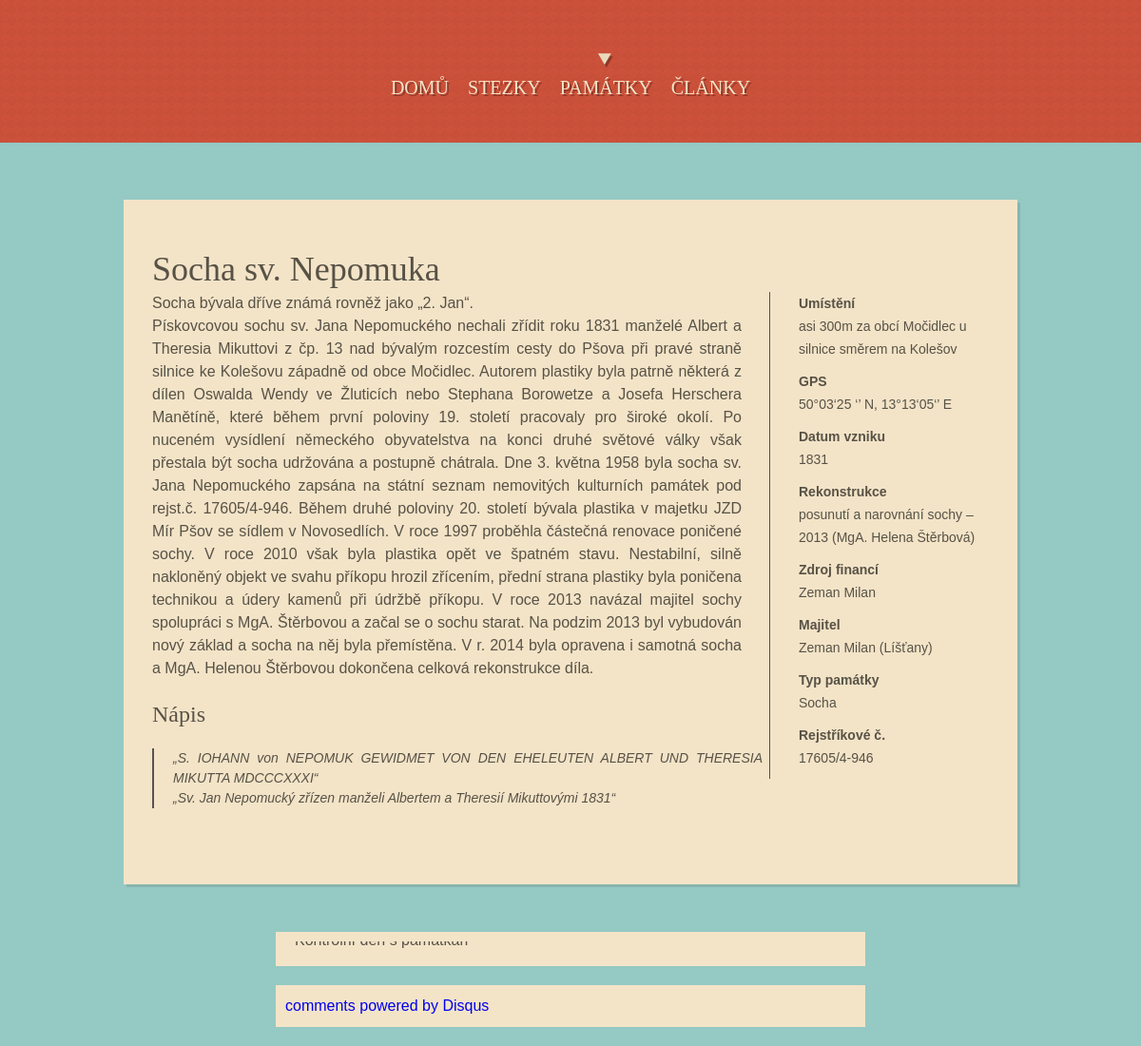
/relic/view/socha-sv-nepomuka, run on the app's committed database.
### relic/models.py (models this page shows, shortened)
class Relic(models.Model):
    title = models.CharField(max_length=100, unique=True, verbose_name="Název")
    place = models.CharField(max_length=100, blank=True, verbose_name="Umístění")
    gps = models.CharField(max_length=50, blank=True, verbose_name="GPS")
    date_of_build = models.CharField(max_length=20, null=True, verbose_name="Datum vzniku", blank=True)
    reconstruction = models.CharField(max_length=200, null=True, verbose_name="Rekonstrukce", blank=True)
    price_of_rec = models.IntegerField(verbose_name="Cena rekonstrukce", null=True, blank=True)
    source_of_finance = models.CharField(max_length=30, blank=True, verbose_name="Zdroj financí")
    owner = models.CharField(max_length=40, blank=True, verbose_name="Vlastník")
    type_of_r = models.CharField(max_length=8, choices=types_choice, blank=True, null=True, verbose_name="Typ památky")
    sign = models.TextField(null=True, blank=True, verbose_name="Nápis")
    body = models.TextField(verbose_name="Popis")
    katalog_numb = models.CharField(max_length=30, blank=True, verbose_name="Rejstříkové č.")
    series_num = models.IntegerField(blank=True, null=True, verbose_name="Pořadová číslo")
    w_ssr = models.BooleanField(default=False, verbose_name="Stezka sovy Rozárky")
    w_kc = models.BooleanField(default=False, verbose_name="Křížková cesta")
    w_czp = models.BooleanField(default=False, verbose_name="Cesta za pověstí")
    pic = ThumbnailerImageField(upload_to=get_name_file, null=True, blank=True, verbose_name="Titulní foto")
    pic2 = ThumbnailerImageField(upload_to=get_name_file, null=True, blank=True)
    picd_2 = models.CharField(max_length=100, null=True, blank=True, verbose_name="Popis")
    pic3 = ThumbnailerImageField(upload_to=get_name_file, null=True, blank=True)
    picd_3 = models.CharField(max_length=100, null=True, blank=True, verbose_name="Popis")
    pic4 = ThumbnailerImageField(upload_to=get_name_file, null=True, blank=True)
    picd_4 = models.CharField(max_length=100, null=True, blank=True, verbose_name="Popis")
    pic5 = ThumbnailerImageField(upload_to=get_name_file, null=True, blank=True)
    picd_5 = models.CharField(max_length=100, null=True, blank=True, verbose_name="Popis")
    pic6 = ThumbnailerImageField(upload_to=get_name_file, null=True, blank=True)
    picd_6 = models.CharField(max_length=100, null=True, blank=True, verbose_name="Popis")
    pic7 = ThumbnailerImageField(upload_to=get_name_file, null=True, blank=True)
    picd_7 = models.CharField(max_length=100, null=True, blank=True, verbose_name="Popis")
    pic8 = ThumbnailerImageField(upload_to=get_name_file, null=True, blank=True)
    picd_8 = models.CharField(max_length=100, null=True, blank=True, verbose_name="Popis")
    posted = models.DateField(db_index=True, auto_now_add=True)
    slug = models.SlugField(max_length=100, unique=True, verbose_name="Nechat")

### relic/views.py (the view)
def view_relic(request, slug):
    context = { 'relic': get_object_or_404(Relic, slug=slug),
                'pics': get_all_pics(get_object_or_404(Relic, slug=slug)),
                'dam': get_day_and_month(get_object_or_404(Relic, slug=slug)),
               }
    return render(request, 'view_relic.html', context)

### cont_proces.py (called while the page is built)
def extra_context(request):
    extras = {}
    extras["ALL_RELICS"] = Relic.objects.all().order_by("-title")
    return(extras)

### relic/views.py (called while the page is built)
def get_all_pics(relic):
    vysl = []
    for att in dir(relic):
        if str(att).find("pic") != -1 and str(att).find("picd_") == -1 and len(att) != 3:
            pic = getattr(relic, att)
            if getattr(relic, "picd_{0}".format(att[-1])) and pic and pic != "":
                vysl.append([pic, getattr(relic, "picd_{0}".format(att[-1]))])
            elif  pic != "":
                vysl.append([pic, ""])
    return(vysl)

def get_day_and_month(relic):
    a = relic.posted
    mes = ""
    if a.month == 1: mes = "Leden"
    elif a.month == 2: mes = "Únor"
    elif a.month == 3: mes = "Březen"
    elif a.month == 4: mes = "Duben"
    elif a.month == 5: mes = "Květen"
    elif a.month == 6: mes = "Červen"
    elif a.month == 7: mes = "Červenec"
    elif a.month == 8: mes = "Srpen"
    elif a.month == 9: mes = "Září"
    elif a.month == 10: mes = "Říjen"
    elif a.month == 11: mes = "Listopad"
    elif a.month == 12: mes = "Prosinec"
    else: mes = "nic"
    return(a.day, mes)

### relic/templates/view_relic.html (shortened to what this page needs)
{% extends 'base.html' %}
{% block current_item4 %}class="current-menu-item" {% endblock %}
{% block content %}
{% load thumbnail %}
<div class="page-content portfolio-content">
    <div class="entry-content cf">
        <h2 class="caption">{{ relic.title }}</h2>
        <div class="project-content">
            {{relic.body|safe}}
         {% if relic.sign != "" %}
         <h4 class="caption">Nápis</h4>
           <span class="pullquote-left">{{ relic.sign|safe }}</span>
         {% endif %}
        </div>
        <div class="project-info">
            {% if relic.place != "" %}
            <p><strong>Umístění</strong>{{relic.place|safe}}</p>
            {% endif %}
            {% if relic.gps != "" %}
            <p><strong>GPS</strong>{{ relic.gps }}</p>
            {% endif %}
            {% if relic.date_od_build != "" %}
            <p><strong>Datum vzniku</strong>{{ relic.date_of_build }}</p>
            {% endif %}
            {% if relic.reconstruction != "" %}
            <p><strong>Rekonstrukce</strong>{{ relic.reconstruction }}</p>
            {% endif %}
            {% if relic.source_of_finance != "" %}
            <p><strong>Zdroj financí</strong>{{ relic.source_of_finance }}</p>
            {% endif %}
            {% if relic.owner != "" %}
            <p><strong>Majitel</strong>{{ relic.owner }}</p>
            {% endif %}
            {% if relic.type_of_r != "" %}
            <p><strong>Typ památky</strong>{{ relic.type_of_r }}</p>
            {% endif %}
            {% if relic.katalog_numb != "" %}
            <p><strong>Rejstříkové č. </strong>{{ relic.katalog_numb }}</p>
            {% endif %}
        </div>
        </div>
    </div>
</div>
{% if pics %}
<div class="slider-wrapper theme-default">
    <div id="slider-project" class="nivoSlider">
        {% for pic, desc in pics %}
        {% if desc != "" %}
        <a href="{{ pic.url }}">
        </a>
        {% endif %}
        {% endfor %}
        {% else %}
        <p>There are no pics</p>
        {% endif %}
    </div>
</div>
<div class="slider-wrapper theme-default">
    <a href="http://disqus.com" class="dsq-brlink">comments powered by <span class="logo-disqus">Disqus</span></a>
</div>
{% endblock %}

### sfiles/central/css/nivo-slider.css (style rules this page uses)
.nivoSlider { position: relative; width: 100%; height: auto; overflow: hidden; }
.nivoSlider a.nivo-imageLink { position: absolute; top: 0px; left: 0px; width: 100%; height: 100%; border: 0; padding: 0; margin: 0; z-index: 6; display: none; }
.theme-default { padding: 10px; background: #f3e4c8; margin-bottom: 20px; max-height: 600px; max-width: 600px; display: block; margin-left: auto; margin-right: auto; }
.theme-default .nivoSlider { position: relative; background: #f3e4c8 url(../img/loading.gif) no-repeat 50% 50%; }
.theme-default .nivoSlider a { border: 0; display: block; }

### sfiles/central/css/style.css (style rules this page uses)
.cf:after, .cf:before { content: ""; display: table; }
.cf:after { clear: both; }
.cf { zoom: 1; }
body { font-family: Helvetica, Arial, sans-serif; font-size: 16px; line-height: 1.5em; background: #95c9c3 url(../img/grunge.png) repeat-x center 150px; }
body a { text-decoration: none; -webkit-transition: all 0.3s ease; -moz-transition: all 0.3s ease; -o-transition: all 0.3s ease; transition: all 0.3s ease; }
body p { margin-bottom: 21px; }
#main h1, #main h2, #main h3, #main h4, #main h5, #main h6 { font-family: mensch; line-height: 1.3em; }
h2 { font-size: 36px; }
h4 { font-size: 24px; }
.page-content { position: relative; background: #f3e4c8; color: #585246; padding: 50px 30px 60px 30px; box-shadow: 3px 3px 0 0 rgba(0, 0, 0, 0.1); }
.portfolio-content { margin-bottom: 40px; }
.portfolio-content .project-content { float: left; width: 620px; text-align: justify; }
.portfolio-content .project-info { float: right; width: 200px; font-size: 14px; padding-left: 30px; border-left: 1px solid #585246; }
.portfolio-content .project-info p { margin-bottom: 10px; }
.portfolio-content .project-info strong { font-weight: bold; display: block; }
.entry-content strong { font-weight: bold; }

### sfiles/central/css/elements.css (style rules this page uses)
.pullquote-right, .pullquote-left { border-left: #555555 2px solid; float: right; font-size: 14px; line-height: 1.5em; margin: 20px 0px 20px 20px; width: 100%; font-style: italic; }
.pullquote-left { float: left; margin: 20px 20px 20px 0px; padding: 0 0 0 20px; }

### data on the page
Relic: title "Socha sv. Nepomuka", body "Socha bývala dříve známá rovněž jako „2. Jan“. Pískovcovou sochu sv. Jana Nepomuckého nechali zřídit roku 1831 manželé Albert a Theresia Mikuttovi z čp. 13 nad bývalým rozcestím cesty do Pšova při pravé straně silnice ke Kolešovu západně od obce Močidlec. Autorem plastiky byla patrně některá z dílen Oswalda Wendy ve Žluticích nebo Stephana Borowetze a Josefa Herschera Manětíně, které během první poloviny 19. století pracovaly pro široké okolí. Po nuceném vysídlení německého obyvatelstva na konci druhé světové války však přestala být socha udržována a postupně chátrala. Dne 3. května 1958 byla socha sv. Jana Nepomuckého zapsána na státní seznam nemovitých kulturních památek pod rejst.č.…", sign "„S. IOHANN von NEPOMUK GEWIDMET VON DEN EHELEUTEN ALBERT UND THERESIA MIKUTTA MDCCCXXXI“ „Sv. Jan Nepomucký zřízen manželi Albertem a Theresií Mikuttovými 1831“", place "asi 300m za obcí Močidlec u silnice směrem na Kolešov", gps "50°03‘25 ‘’ N, 13°13‘05‘’ E", date_of_build "1831", reconstruction "posunutí a narovnání sochy – 2013 (MgA. Helena Štěrbová)", source_of_finance "Zeman Milan", owner "Zeman Milan (Líšťany)", type_of_r "Socha", katalog_numb "17605/4-946"
